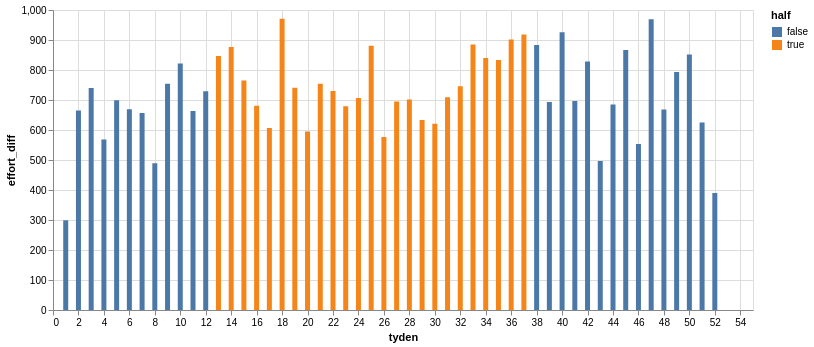

The notebook cell this image was saved under:
### Code cell
alt.Chart(
    mark_shortest_half_span(df=serie(segment="Šlechtovka - finální rovinka")),
    width=700,
    height=300
).mark_bar(
).encode(
    alt.X("tyden"),
    alt.Y("effort_diff"),
    alt.Color("half")
)

### Figure 1 — Vega-Lite specification as saved in the notebook (floating-point values rounded to 4 significant figures)
{"config": {"view": {"continuousWidth": 300, "continuousHeight": 300}}, "data": {"name": "data-5c4157ba632a7a35d2ca92d2b1570865"}, "mark": {"type": "bar"}, "encoding": {"color": {"field": "half", "type": "nominal"}, "x": {"field": "tyden", "type": "quantitative"}, "y": {"field": "effort_diff", "type": "quantitative"}}, "height": 300, "width": 700, "$schema": "https://vega.github.io/schema/vega-lite/v6.1.0.json", "datasets": {"data-5c4157ba632a7a35d2ca92d2b1570865": [{"tyden": 1, "effort_diff": 299, "half": false}, {"tyden": 2, "effort_diff": 665, "half": false}, {"tyden": 3, "effort_diff": 740, "half": false}, {"tyden": 4, "effort_diff": 568, "half": false}, {"tyden": 5, "effort_diff": 699, "half": false}, {"tyden": 6, "effort_diff": 669, "half": false}, {"tyden": 7, "effort_diff": 657, "half": false}, {"tyden": 8, "effort_diff": 489, "half": false}, {"tyden": 9, "effort_diff": 754, "half": false}, {"tyden": 10, "effort_diff": 822, "half": false}, {"tyden": 11, "effort_diff": 663, "half": false}, {"tyden": 12, "effort_diff": 729, "half": false}, {"tyden": 13, "effort_diff": 847, "half": true}, {"tyden": 14, "effort_diff": 877, "half": true}, {"tyden": 15, "effort_diff": 765, "half": true}, {"tyden": 16, "effort_diff": 681, "half": true}, {"tyden": 17, "effort_diff": 607, "half": true}, {"tyden": 18, "effort_diff": 971, "half": true}, {"tyden": 19, "effort_diff": 741, "half": true}, {"tyden": 20, "effort_diff": 595, "half": true}, {"tyden": 21, "effort_diff": 754, "half": true}, {"tyden": 22, "effort_diff": 730, "half": true}, {"tyden": 23, "effort_diff": 679, "half": true}, {"tyden": 24, "effort_diff": 707, "half": true}, {"tyden": 25, "effort_diff": 881, "half": true}, {"tyden": 26, "effort_diff": 577, "half": true}, {"tyden": 27, "effort_diff": 695, "half": true}, {"tyden": 28, "effort_diff": 702, "half": true}, {"tyden": 29, "effort_diff": 633, "half": true}, {"tyden": 30, "effort_diff": 621, "half": true}, {"tyden": 31, "effort_diff": 709, "half": true}, {"tyden": 32, "effort_diff": 746, "half": true}, {"tyden": 33, "effort_diff": 885, "half": true}, {"tyden": 34, "effort_diff": 840, "half": true}, {"tyden": 35, "effort_diff": 833, "half": true}, {"tyden": 36, "effort_diff": 902, "half": true}, {"tyden": 37, "effort_diff": 918, "half": true}, {"tyden": 38, "effort_diff": 883, "half": false}, {"tyden": 39, "effort_diff": 693, "half": false}, {"tyden": 40, "effort_diff": 926, "half": false}, {"tyden": 41, "effort_diff": 697, "half": false}, {"tyden": 42, "effort_diff": 828, "half": false}, {"tyden": 43, "effort_diff": 497, "half": false}, {"tyden": 44, "effort_diff": 685, "half": false}, {"tyden": 45, "effort_diff": 867, "half": false}, {"tyden": 46, "effort_diff": 553, "half": false}, {"tyden": 47, "effort_diff": 969, "half": false}, {"tyden": 48, "effort_diff": 668, "half": false}, {"tyden": 49, "effort_diff": 793, "half": false}, {"tyden": 50, "effort_diff": 852, "half": false}, {"tyden": 51, "effort_diff": 625, "half": false}, {"tyden": 52, "effort_diff": 390, "half": false}]}}
